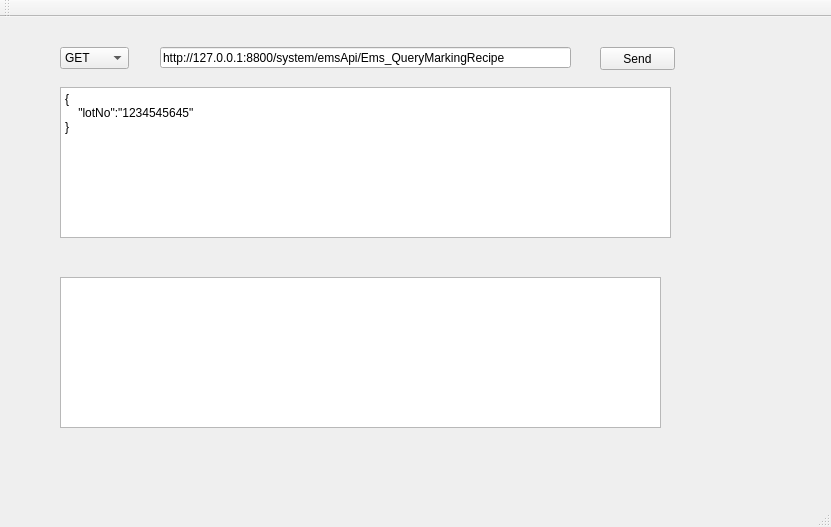
<?xml version="1.0" encoding="UTF-8"?>
<ui version="4.0">
 <class>MainWindow</class>
 <widget class="QMainWindow" name="MainWindow">
  <property name="geometry">
   <rect>
    <x>0</x>
    <y>0</y>
    <width>831</width>
    <height>527</height>
   </rect>
  </property>
  <property name="windowTitle">
   <string>MainWindow</string>
  </property>
  <widget class="QWidget" name="centralWidget">
   <widget class="QLineEdit" name="lineEdit_url">
    <property name="geometry">
     <rect>
      <x>160</x>
      <y>30</y>
      <width>411</width>
      <height>21</height>
     </rect>
    </property>
    <property name="text">
     <string>http://127.0.0.1:8800/system/emsApi/Ems_QueryMarkingRecipe</string>
    </property>
   </widget>
   <widget class="QComboBox" name="comboBox_type">
    <property name="geometry">
     <rect>
      <x>60</x>
      <y>30</y>
      <width>69</width>
      <height>22</height>
     </rect>
    </property>
    <item>
     <property name="text">
      <string>GET</string>
     </property>
    </item>
    <item>
     <property name="text">
      <string>POST</string>
     </property>
    </item>
   </widget>
   <widget class="QPlainTextEdit" name="plainTextEdit">
    <property name="geometry">
     <rect>
      <x>60</x>
      <y>70</y>
      <width>611</width>
      <height>151</height>
     </rect>
    </property>
    <property name="plainText">
     <string>{
    &quot;lotNo&quot;:&quot;1234545645&quot;
}</string>
    </property>
   </widget>
   <widget class="QPushButton" name="pushButton">
    <property name="geometry">
     <rect>
      <x>600</x>
      <y>30</y>
      <width>75</width>
      <height>23</height>
     </rect>
    </property>
    <property name="text">
     <string>Send</string>
    </property>
   </widget>
   <widget class="QPlainTextEdit" name="plainTextEdit_reply">
    <property name="geometry">
     <rect>
      <x>60</x>
      <y>260</y>
      <width>601</width>
      <height>151</height>
     </rect>
    </property>
    <property name="plainText">
     <string/>
    </property>
   </widget>
  </widget>
  <widget class="QMenuBar" name="menuBar">
   <property name="geometry">
    <rect>
     <x>0</x>
     <y>0</y>
     <width>831</width>
     <height>23</height>
    </rect>
   </property>
  </widget>
  <widget class="QToolBar" name="mainToolBar">
   <attribute name="toolBarArea">
    <enum>TopToolBarArea</enum>
   </attribute>
   <attribute name="toolBarBreak">
    <bool>false</bool>
   </attribute>
  </widget>
  <widget class="QStatusBar" name="statusBar"/>
 </widget>
 <layoutdefault spacing="6" margin="11"/>
 <resources/>
 <connections/>
</ui>
